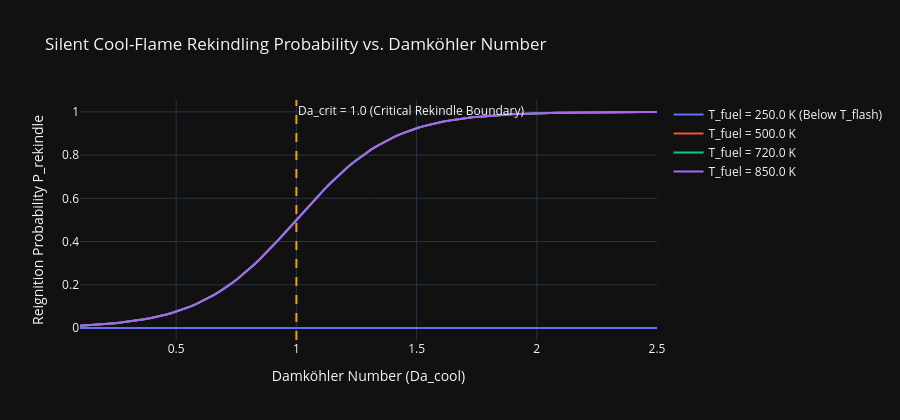

Here is the notebook cell this chart was saved with:
### Markdown cell above
---
## 4. Low-Temperature Silent Cool-Flame Rekindling Early Warning System
In microgravity, visible hot-flame extinction is often followed by a sustained low-temperature 'cool-flame' regime driven by peroxy radical chain branching ($\text{RO}_2 \rightleftharpoons \text{QOOH}$).

The early warning engine computes the cool-flame Damköhler number:
$$Da_{cool} = \frac{\tau_{res}}{\tau_{chem,cool}} = \frac{L_{char} / U_{vent}}{A_{cool} \cdot \exp(-E_a / RT_{fuel})}$$
$$P_{rekindle} = \left[1 + \exp\left(-\frac{Da_{cool} - Da_{crit}}{\theta}\right)\right]^{-1} \cdot \mathbb{I}(T_{fuel} > T_{flash})$$

### Code cell
from backend.app.kinetics.rekindle_warning import RekindleWarningEngine

engine = RekindleWarningEngine()
da_values = np.linspace(0.1, 2.5, 100)

print('--- Low-Temperature Silent Cool-Flame Kinetic Model ---')
print('• Critical Damköhler Threshold: Da_crit = 1.0')
print('• Flash Point Cutoff: T_flash = 269.15 K')

# Compute rekindle probability curves for n-heptane at various core temperatures
temps = [250.0, 500.0, 720.0, 850.0]
print(f'• Computing rekindle probability across {len(temps)} thermal conditions...')
fig = go.Figure()

for t_core in temps:
    probs = []
    for da in da_values:
        p = engine.calculate_rekindle_probability(damkohler_cool=da, fuel_temp_k=t_core, flash_point_k=269.15)
        probs.append(p)
    label = f'T_fuel = {t_core} K' + (' (Below T_flash)' if t_core < 269.15 else '')
    fig.add_trace(go.Scatter(x=da_values, y=probs, mode='lines', name=label))

fig.add_vline(x=1.0, line_dash='dash', line_color='#f59e0b', annotation_text='Da_crit = 1.0 (Critical Rekindle Boundary)')
fig.update_layout(height=420, title='Silent Cool-Flame Rekindling Probability vs. Damköhler Number', xaxis_title='Damköhler Number (Da_cool)', yaxis_title='Reignition Probability P_rekindle', template='plotly_dark')
fig.show()
